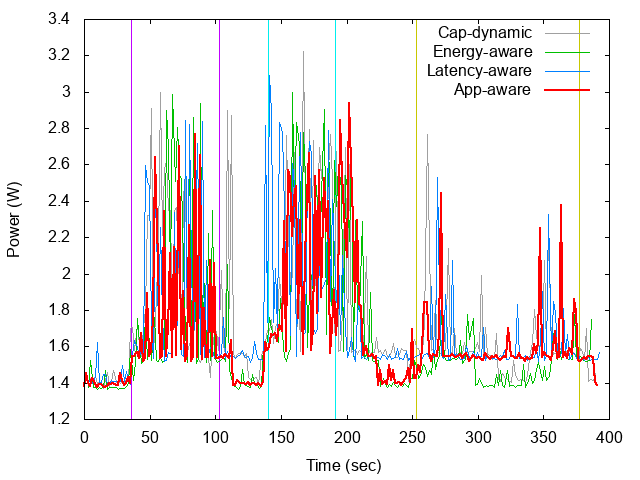

Reproduce this figure in gnuplot.
set term png
set output "energy-graph.png"
set autoscale
set datafile separator ","
set xlab "Time (sec)"
set ylab "Power (W)"
set linestyle 1 lt 1 lw 1 lc 0
set linestyle 2 lt 1 lw 1 lc 2
set linestyle 3 lt 1 lw 1 lc 3
set linestyle 4 lt 1 lw 2 lc 1
set linestyle 10 lt 1 lw 1 lc 4
set linestyle 11 lt 1 lw 1 lc 5
set linestyle 12 lt 1 lw 1 lc 7
set arrow from 36, graph 0 to 36, graph 1 nohead ls 10
set arrow from 103, graph 0 to 103, graph 1 nohead ls 10
set arrow from 140, graph 0 to 140, graph 1 nohead ls 11
set arrow from 191, graph 0 to 191, graph 1 nohead ls 11
set arrow from 253, graph 0 to 253, graph 1 nohead ls 12
set arrow from 377, graph 0 to 377, graph 1 nohead ls 12
plot "capdynamic-mixed-1.csv" using 1:($2/1000) every 8000 with lines ls 1 title "Cap-dynamic", \
     "energyaware-mixed-2.csv" using 1:($2/1000) every 8000 with lines ls 2 title "Energy-aware", \
     "latencyaware-mixed-1.csv" using 1:($2/1000) every 8000 with lines ls 3 title "Latency-aware", \
     "appaware-mixed-3.csv" using 1:($2/1000) every 8000 with lines ls 4 title "App-aware"
